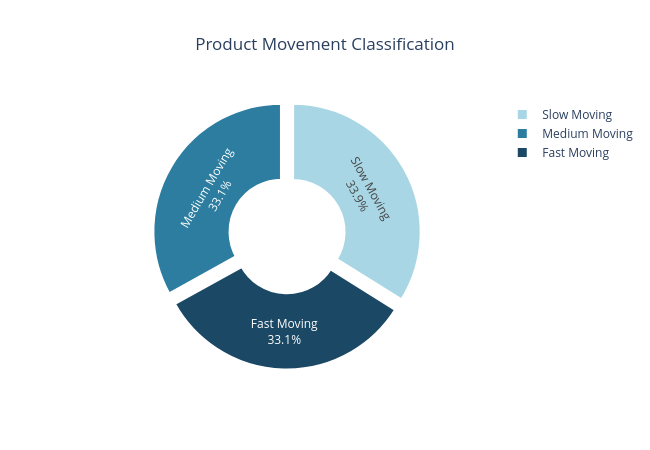

The cell this chart's notebook holds for it:
### Markdown cell above
## 1.3 Fast-Moving and Slow-Moving Product Analysis

- Fast-moving products: Products with relatively high demand.
- Medium-moving products: Products with moderate demand.
- Slow-moving products: Products with relatively low demand.

### Code cell
product_movement = (
    df.groupby('Product Name')
    .agg(
        Total_Quantity=('Order Item Quantity', 'sum'),
        Total_Orders=('Order Id', 'nunique'),
        Total_Sales=('Sales', 'sum')
    )
    .reset_index()
)

product_movement['Movement_Score'] = (
    product_movement['Total_Quantity']
)

product_movement['Movement_Category'] = pd.qcut(
    product_movement['Movement_Score'].rank(method='first'),
    q=3,
    labels=['Slow Moving', 'Medium Moving', 'Fast Moving']
)
movement_count = (
    product_movement['Movement_Category']
    .value_counts()
    .reset_index()
)

movement_count.columns = ['Movement Category', 'Product Count']

fig = px.pie(
    movement_count,
    names='Movement Category',
    values='Product Count',
    hole=0.4,
    title='Product Movement Classification',
    color='Movement Category',
    color_discrete_map={
        'Slow Moving': '#A9D6E5',
        'Medium Moving': '#2C7DA0',
        'Fast Moving': '#1B4965'
    }
)

fig.update_traces(
    pull=[0.05, 0.05, 0.05],
    marker=dict(line=dict(color='white', width=3)),
    textinfo='label+percent',
    textposition='inside'
)

fig.update_layout(
    title=dict(x=0.5, xanchor='center'),
    template='plotly_white',
    height=450,
    width=650
)

fig.show()

### Figure 1 — Plotly figure (JSON) as saved in the notebook; plotly's stock layout.template omitted (floating-point values rounded to 4 significant figures)
{"data": [{"customdata": [["Slow Moving"], ["Medium Moving"], ["Fast Moving"]], "domain": {"x": [0, 1], "y": [0, 1]}, "hole": 0.4, "hovertemplate": "Movement Category=%{customdata[0]}<br>Product Count=%{value}<extra></extra>", "labels": ["Slow Moving", "Medium Moving", "Fast Moving"], "legendgroup": "", "marker": {"colors": ["#A9D6E5", "#2C7DA0", "#1B4965"], "line": {"color": "white", "width": 3}}, "name": "", "pull": [0.05, 0.05, 0.05], "showlegend": true, "textinfo": "label+percent", "textposition": "inside", "type": "pie", "values": [40, 39, 39]}], "layout": {"height": 450, "legend": {"tracegroupgap": 0}, "title": {"text": "Product Movement Classification", "x": 0.5, "xanchor": "center"}, "width": 650}}
